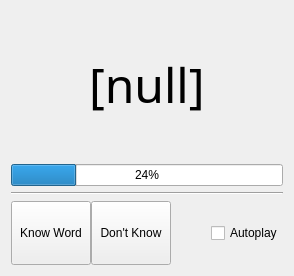
        <widget class="QWidget" name="tab_flashcards">
         <attribute name="title">
          <string>Flashcards</string>
         </attribute>
         <layout class="QVBoxLayout" name="verticalLayout_3">
          <item>
           <layout class="QVBoxLayout" name="verticalLayout_6">
            <item>
             <spacer name="verticalSpacer_2">
              <property name="orientation">
               <enum>Qt::Vertical</enum>
              </property>
              <property name="sizeType">
               <enum>QSizePolicy::Expanding</enum>
              </property>
              <property name="sizeHint" stdset="0">
               <size>
                <width>20</width>
                <height>40</height>
               </size>
              </property>
             </spacer>
            </item>
            <item>
             <layout class="QHBoxLayout" name="horizontalLayout_2">
              <item>
               <spacer name="horizontalSpacer">
                <property name="orientation">
                 <enum>Qt::Horizontal</enum>
                </property>
                <property name="sizeHint" stdset="0">
                 <size>
                  <width>40</width>
                  <height>20</height>
                 </size>
                </property>
               </spacer>
              </item>
              <item>
               <widget class="QLabel" name="label_flashWord">
                <property name="font">
                 <font>
                  <family>WenQuanYi Zen Hei Mono</family>
                  <pointsize>36</pointsize>
                 </font>
                </property>
                <property name="text">
                 <string>[null]</string>
                </property>
                <property name="wordWrap">
                 <bool>true</bool>
                </property>
               </widget>
              </item>
              <item>
               <spacer name="horizontalSpacer_2">
                <property name="orientation">
                 <enum>Qt::Horizontal</enum>
                </property>
                <property name="sizeHint" stdset="0">
                 <size>
                  <width>40</width>
                  <height>20</height>
                 </size>
                </property>
               </spacer>
              </item>
             </layout>
            </item>
            <item>
             <spacer name="verticalSpacer">
              <property name="orientation">
               <enum>Qt::Vertical</enum>
              </property>
              <property name="sizeType">
               <enum>QSizePolicy::Expanding</enum>
              </property>
              <property name="sizeHint" stdset="0">
               <size>
                <width>20</width>
                <height>40</height>
               </size>
              </property>
             </spacer>
            </item>
            <item>
             <widget class="QProgressBar" name="progressBar_flashcards">
              <property name="value">
               <number>24</number>
              </property>
             </widget>
            </item>
            <item>
             <widget class="Line" name="line_4">
              <property name="orientation">
               <enum>Qt::Horizontal</enum>
              </property>
             </widget>
            </item>
            <item>
             <layout class="QHBoxLayout" name="horizontalLayout_4">
              <property name="spacing">
               <number>0</number>
              </property>
              <property name="sizeConstraint">
               <enum>QLayout::SetDefaultConstraint</enum>
              </property>
              <item>
               <widget class="QPushButton" name="pushButton_know">
                <property name="sizePolicy">
                 <sizepolicy hsizetype="Expanding" vsizetype="Fixed">
                  <horstretch>0</horstretch>
                  <verstretch>0</verstretch>
                 </sizepolicy>
                </property>
                <property name="minimumSize">
                 <size>
                  <width>0</width>
                  <height>64</height>
                 </size>
                </property>
                <property name="text">
                 <string>Know Word</string>
                </property>
               </widget>
              </item>
              <item>
               <widget class="QPushButton" name="pushButton_dontKnow">
                <property name="sizePolicy">
                 <sizepolicy hsizetype="Expanding" vsizetype="Fixed">
                  <horstretch>0</horstretch>
                  <verstretch>0</verstretch>
                 </sizepolicy>
                </property>
                <property name="minimumSize">
                 <size>
                  <width>0</width>
                  <height>64</height>
                 </size>
                </property>
                <property name="text">
                 <string>Don't Know</string>
                </property>
               </widget>
              </item>
              <item>
               <spacer name="horizontalSpacer_9">
                <property name="orientation">
                 <enum>Qt::Horizontal</enum>
                </property>
                <property name="sizeType">
                 <enum>QSizePolicy::Fixed</enum>
                </property>
                <property name="sizeHint" stdset="0">
                 <size>
                  <width>40</width>
                  <height>20</height>
                 </size>
                </property>
               </spacer>
              </item>
              <item>
               <layout class="QVBoxLayout" name="verticalLayout_15">
                <item>
                 <widget class="QCheckBox" name="checkBox_autoPlay">
                  <property name="sizePolicy">
                   <sizepolicy hsizetype="Minimum" vsizetype="Fixed">
                    <horstretch>0</horstretch>
                    <verstretch>0</verstretch>
                   </sizepolicy>
                  </property>
                  <property name="text">
                   <string>Autoplay</string>
                  </property>
                 </widget>
                </item>
               </layout>
              </item>
             </layout>
            </item>
           </layout>
          </item>
         </layout>
        </widget>
